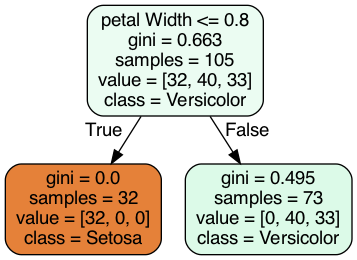
#> input picture tree.png, 357 x 260 px, given in place of tiger.png, which was not available
$ jupyter execute --allow-errors pillow.ipynb   (shell and % lines are left out)
#> lines starting #> are read from the running program, lines starting #| are printed output that depends on the picture; pictures that were not available may be replaced by others from this repository, and a replacement may not be noted
[cell 1]
from PIL import Image
sample = Image.open("data/tiger.png")
#> sample is the input picture: PIL image 357x260 RGB; mean R, G, B 219.5, 213.7, 200.2

[cell 2]
type(sample)

[cell 3]
sample

[cell 4]
sample.size
#> Out = (357, 260)

[cell 5]
print(sample.format)
#| PNG
print(sample.mode)
#| RGB

[cell 6]
sample.convert("L")
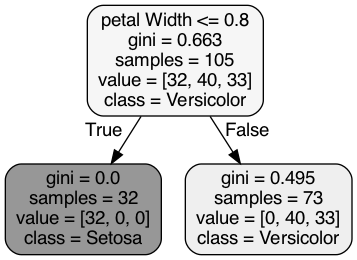
#> Out: PIL image 357x260 L; min 0, max 255, mean 214

[cell 7]
sample.show()

[cell 8]
import matplotlib.pyplot as plt
fig,ax = plt.subplots()
ax.imshow(sample)
plt.show()

[cell 9]
sample.resize(size=(200,300))
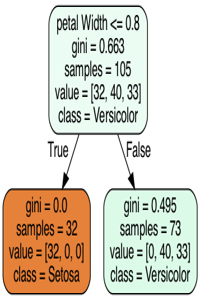
#> Out: PIL image 200x300 RGB; mean R, G, B 219.4, 213.4, 200.1

[cell 10]
sample.resize(size=(200,300),resample=Image.LANCZOS)

[cell 11]
sample.rotate(15)
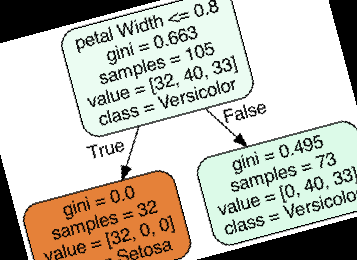
#> Out: PIL image 357x260 RGB; mean R, G, B 194.7, 190.9, 179.2

[cell 12]
sample.rotate(15,expand=True)
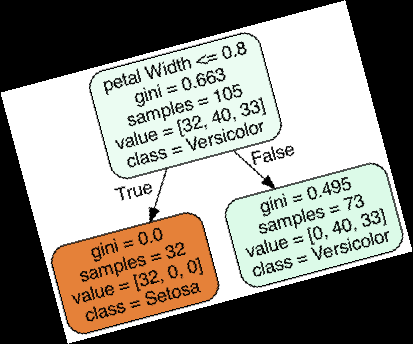
#> Out: PIL image 413x344 RGB; mean R, G, B 143.4, 139.6, 130.8

[cell 13]
crop_img = sample.crop((0,0,540,400))
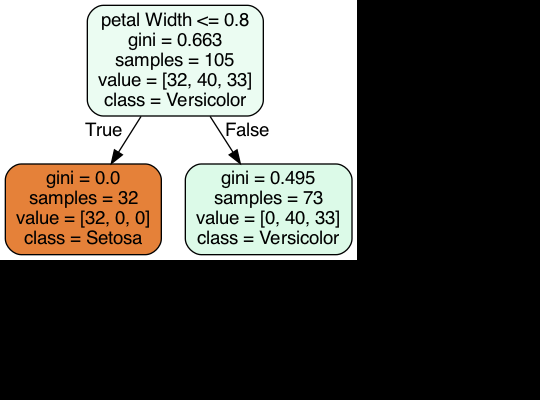
#> crop_img: PIL image 540x400 RGB; mean R, G, B 94.3, 91.8, 86
crop_img.save("crop_img.png")
crop_img

[cell 14]
import numpy as np
num_img = np.array(sample)
num_img.shape
#> Out = (260, 357, 3)

[cell 15]
num_img

[cell 16]
num_img[100,100]
#> Out = [235, 252, 242]

[cell 17]
from pathlib import Path
p = Path("data/shapes")
circles = list(p.glob("circle/*.png"))
circles[:10]

#> (a cell that did not finish here is left out)

[cell 19]
sample.size
#> Out = (357, 260)

[cell 20]
np.array(sample)[0,0]
#> Out = [255, 255, 255]
